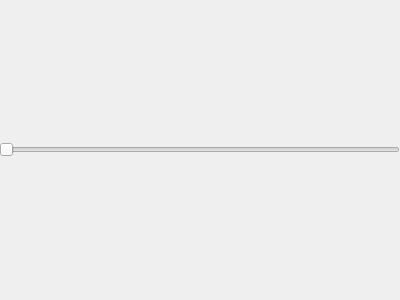
<?xml version="1.0" encoding="UTF-8"?>
<ui version="4.0">
 <class>timelineControler</class>
 <widget class="QWidget" name="timelineControler">
  <property name="geometry">
   <rect>
    <x>0</x>
    <y>0</y>
    <width>400</width>
    <height>300</height>
   </rect>
  </property>
  <property name="windowTitle">
   <string>Form</string>
  </property>
  <widget class="QWidget" name="verticalLayoutWidget">
   <property name="geometry">
    <rect>
     <x>-1</x>
     <y>-1</y>
     <width>401</width>
     <height>301</height>
    </rect>
   </property>
   <layout class="QVBoxLayout" name="verticalLayout">
    <item>
     <widget class="QSlider" name="timeline">
      <property name="orientation">
       <enum>Qt::Horizontal</enum>
      </property>
     </widget>
    </item>
   </layout>
  </widget>
 </widget>
 <resources/>
 <connections/>
</ui>
